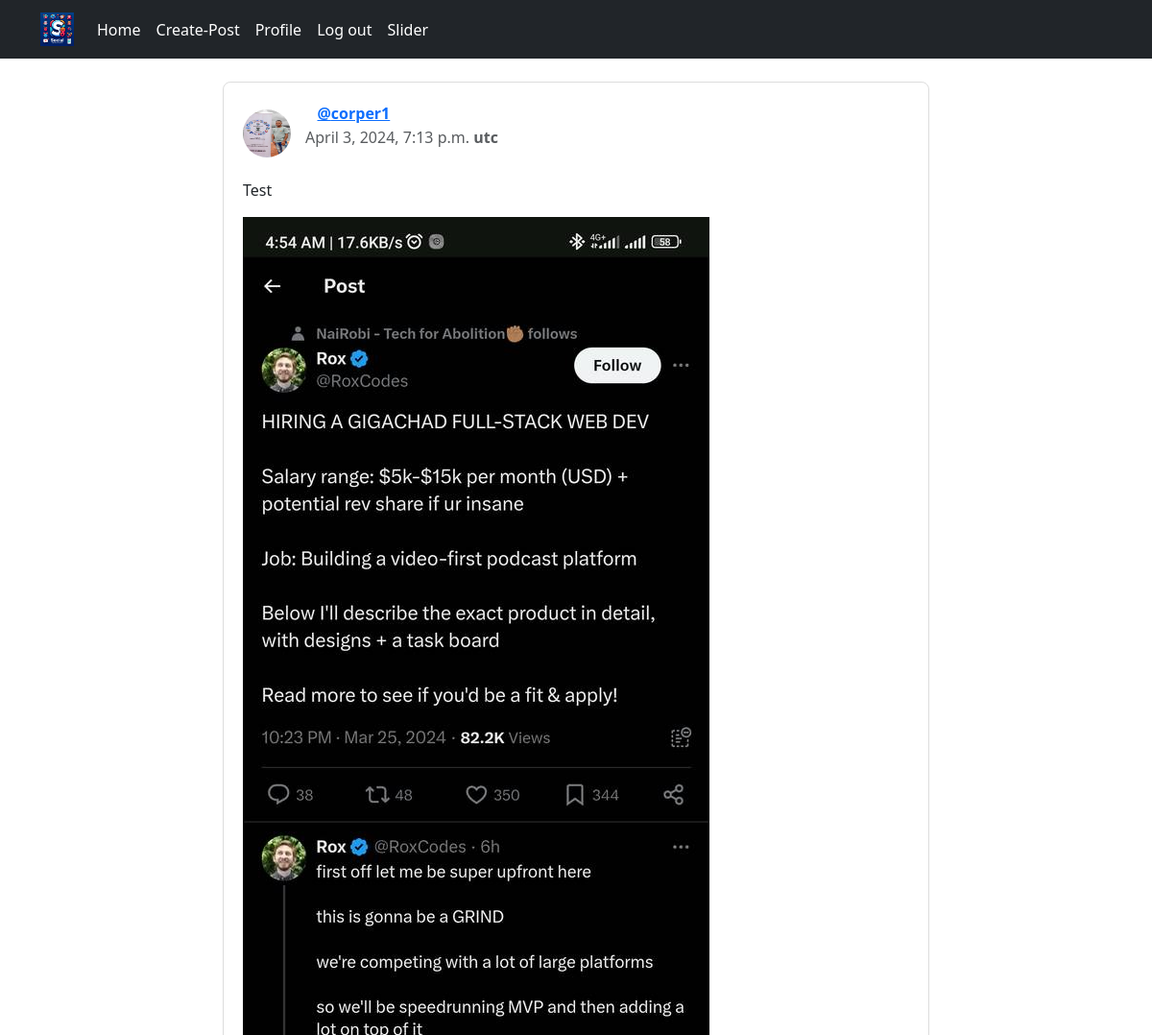
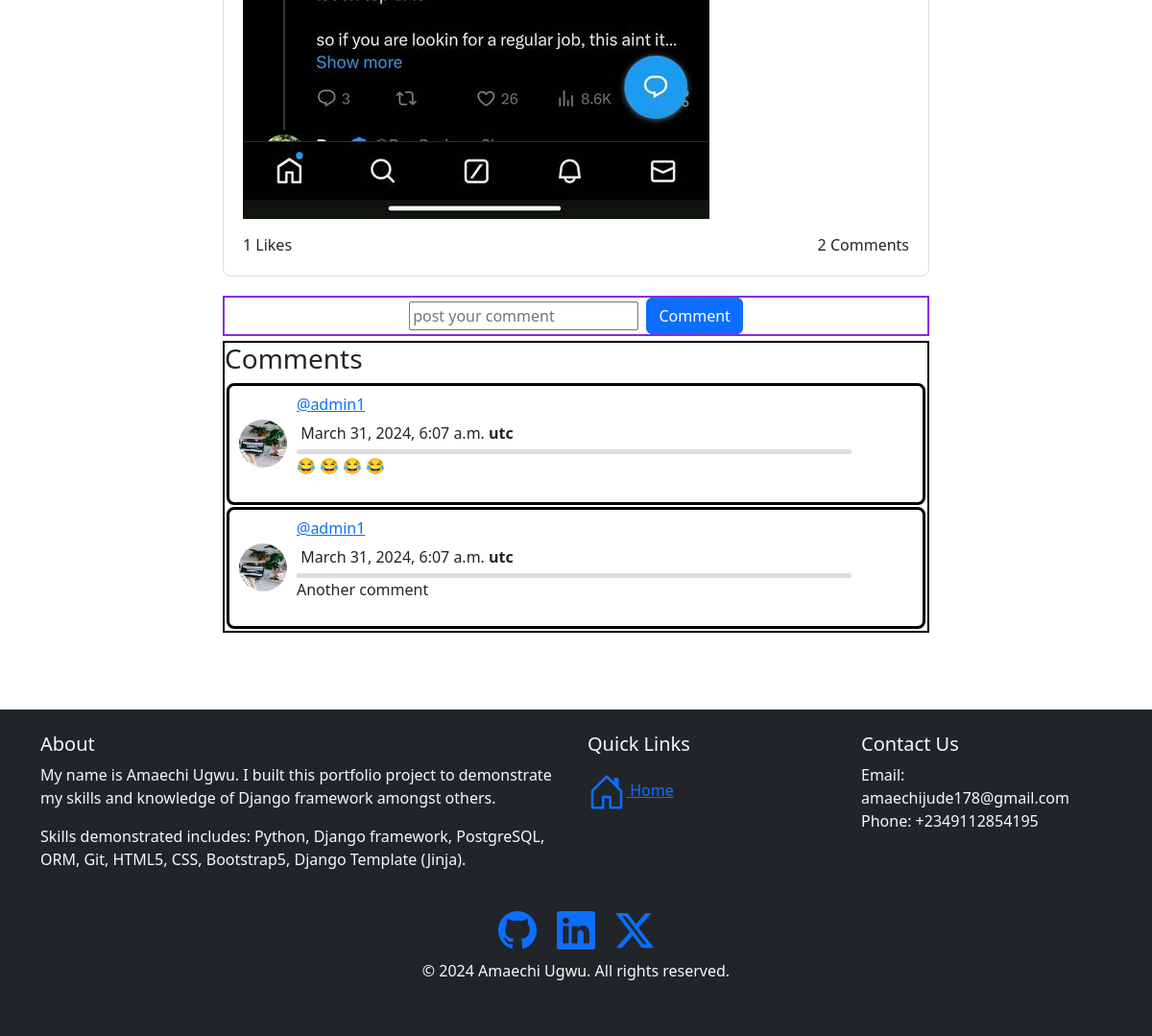
The app's page /post_view/26 (signed in) with its own data (2 pictures, top to bottom).
### thread/models.py (models this page shows, shortened)
class Profile(models.Model):
    user = models.OneToOneField(User, on_delete=models.CASCADE)
    id_user = models.IntegerField(primary_key=True)
    first_name = models.CharField(max_length=150, blank=True)
    last_name = models.CharField(max_length=150, blank=True)
    bio = models.TextField(max_length=1000, blank=True)
    profile_pics = ResizedImageField(quality=70,
                                     upload_to='profile_images',
                                     default='anon.png')
    github_url = models.URLField(validators=[URLValidator()], max_length=300, blank=True)
    linkedin_url = models.URLField(validators=[URLValidator()], max_length=300, blank=True)
    USERNAME_FIELD = 'user.username'

class PostModel(models.Model):
    postID = models.AutoField(primary_key=True)
    author = models.ForeignKey(Profile, on_delete=models.CASCADE)
    content = models.TextField(max_length=300)
    image = ResizedImageField(blank=True,quality=70,upload_to='profile_posts')
    created_at = models.DateTimeField(auto_now=True)
    num_of_likes = models.IntegerField(default=0)
    num_of_comments = models.IntegerField(default=0)

class CommentModel(models.Model):
    post = models.ForeignKey('PostModel', on_delete=models.CASCADE)
    author = models.ForeignKey('Profile', on_delete=models.CASCADE)
    content = models.TextField(max_length=500)
    created_at = models.DateTimeField(auto_now_add=True)

### thread/views.py (the view)
# urls.py: path('post_view/<int:pk>', views.post_view, name='post_view'),
@login_required(login_url='login_user')
def post_view(request, pk):
    post_object = PostModel.objects.get(postID=pk)
    comments = CommentModel.objects.filter(post=post_object)
    comment_num = len(comments)
    utc_time = post_object.created_at
    iso_format = utc_time.isoformat()
    context = {
            "post_object":post_object,
            "comments":comments,
            "comment_num":comment_num,
            "iso_format": iso_format,
            }
    return render(request, 'post_detail.html', context)

### thread/templates/post_detail.html (shortened to what this page needs)
{% extends 'base.html' %}
{% block content %}
{% if request.user.is_authenticated %}
<br>
<div class="container">
    <div class="row">
        <div class="col-lg-8 mx-auto">
            <div class="post-container">
                <div class="post-header">
                    <img src="{{ user.profile.profile_pics.url }}" alt="Avatar" class="post-avatar">
                    <div>
                        <p class="post-username">
                            {{ post.author.first_name }} &nbsp;{{ post.author.last_name }} &nbsp;<a href="{% url 'profile' post_object.author.user.username %}">@{{ post_object.author.user.username }}</a>
                        </p>
                        <p class="text-muted" style="margin-top: -15px;">
                            {{ post_object.created_at }}<strong> utc</strong>
                        </p>
                    </div>
                </div>
                <div class="post-content">
                    <p>
                        {{ post_object.content }}
                    </p>
                    {% if post_object.image %}
                    <img src="{{ post_object.image.url }}" alt="Image" class="img-fluid" style="max-width: 100%;">
                    {% endif %}
                </div>
                <div class="post-actions">
                    {{ post_object.num_of_likes }} Likes
                    <span>{{ comment_num }} Comments</span>
                </div>
            </div>
            <form class="create-post" method="post" action="{% url 'comment' %}"  style="max-width: 100%;width: 100%;margin-bottom: 5px; display: flex;justify-content: center;align-items: center; border: 2px solid blueviolet;">
                <input type="text" name="content" placeholder="post your comment" id="create-post">
                &nbsp;&nbsp;<button type="submit" class="btn btn-primary">Comment</button>
            </form>
            <div class="col-lg-12" style="border:2px solid black ">
                <h3>Comments</h3>
                {% for comment in comments reversed %}
                <div class="story-card" style="border:solid black; margin:2px;">
                    <img src="{{ comment.author.profile_pics.url }}" alt="Avatar" class="story-avatar">
                    <div class="story-info">
                        <a href="{% url 'profile' comment.author.user.username %}"><h6>@{{ comment.author.user.username }}</h6></a>&nbsp;{{ comment.created_at }}<strong> utc</strong>
                        <div class="progress-bar-wrapper">
                            <div class="progress-bar" style="width: 90%;"></div>
                        </div>
                        <p>
                            {{ comment.content }}
                        </p>
                    </div>
                </div>
                {% endfor %}
            </div>
        </div>
    </div>
</div>
{% endif %}
{% endblock %}

### thread/templates/base.html (style rules this page uses)
.post-container { border: 1px solid #ddd; border-radius: 8px; margin-bottom: 20px; padding: 20px; }
.post-header { display: flex; align-items: center; margin-bottom: 15px; }
.post-avatar { width: 50px; height: 50px; border-radius: 50%; margin-right: 15px; }
.post-username { font-weight: bold; }
.post-content { margin-bottom: 15px; }
.post-actions { display: flex; align-items: center; justify-content: space-between; }

### thread/templates/post_detail.html (style rules this page uses)
.story-card { display: flex; align-items: center; padding: 10px; border-radius: 8px; margin-bottom: 10px; background-color: #fff; }
.story-avatar { width: 50px; height: 50px; border-radius: 50%; margin-right: 10px; }
.story-info { flex-grow: 1; }
.progress-bar-wrapper { width: 100%; position: relative; margin-top: 5px; }
.progress-bar { height: 5px; background-color: #ddd; border-radius: 2px; }

### records on screen
PostModel: author.user.username "corper1", created_at "April 3, 2024, 7:13 p.m.", content "Test", image (picture), num_of_likes "1"
CommentModel: author.profile_pics (picture), author.user.username "admin1", created_at "March 31, 2024, 6:07 a.m.", content "😂 😂 😂 😂"
CommentModel: author.profile_pics (picture), author.user.username "admin1", created_at "March 31, 2024, 6:07 a.m.", content "Another comment"

### other values on screen
{{ comment_num }} "2"
